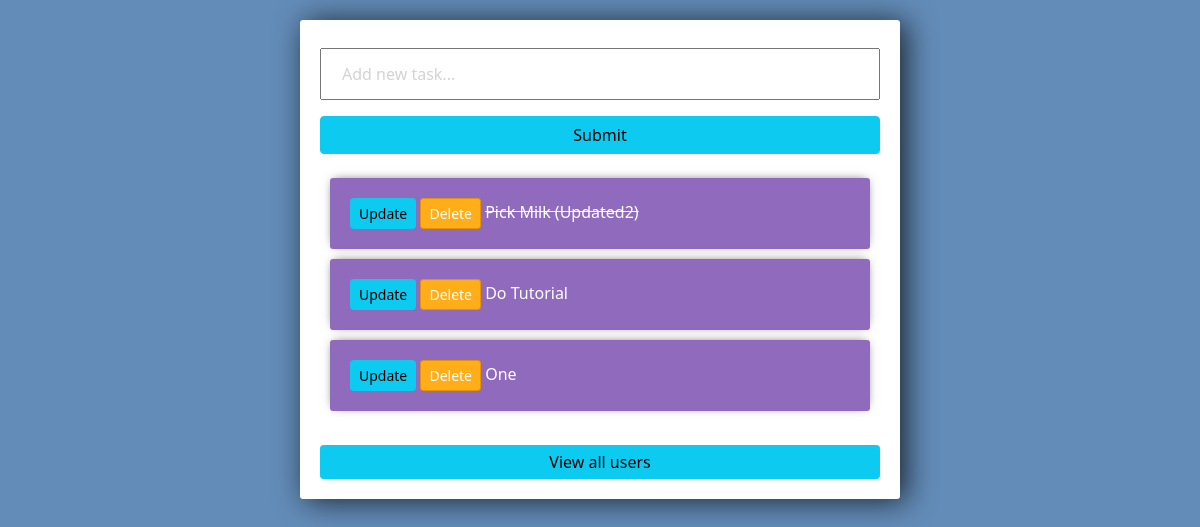
Before: / with the older database file.
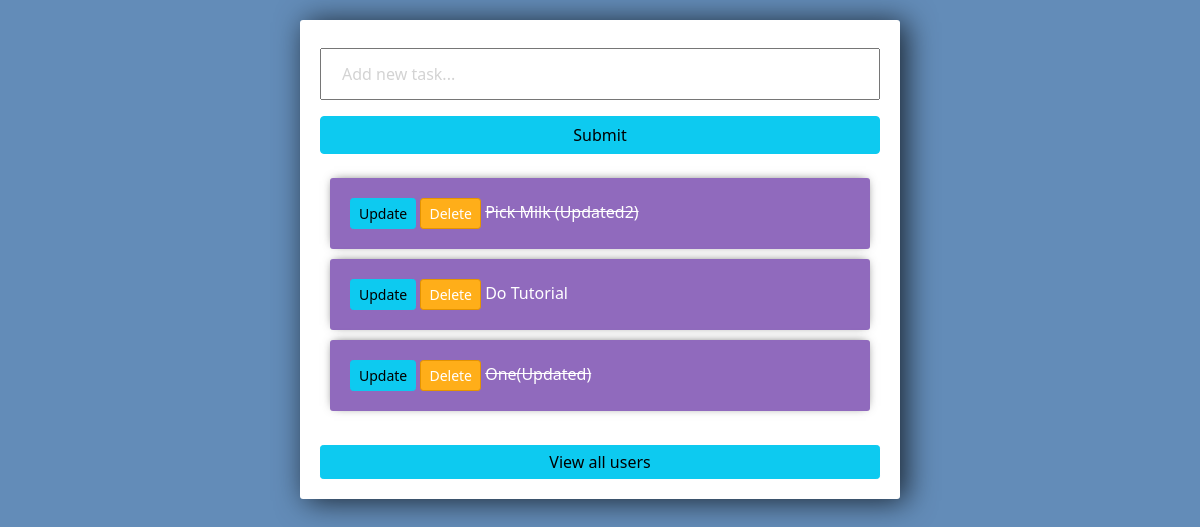
After: the same page with the newer database file.
### tasks/models.py (models this page shows)
class Task(models.Model):
    title = models.CharField(max_length=200)
    complete = models.BooleanField(default=False)
    created = models.DateTimeField(auto_now_add=True)
    def __str__(self):
        return self.title

### tasks/views.py (the view)
# urls.py: path('', views.index, name="list"),
def index(request):
    tasks = Task.objects.all()
    form = TaskForm()
    if request.method == 'POST':
        form = TaskForm(request.POST)
        if form.is_valid():
            form.save()
        return redirect('/')
    context = {'tasks':tasks, 'form':form}
    return render(request, 'tasks/list.html', context)

### tasks/forms.py
class TaskForm(forms.ModelForm):
    title = forms.CharField(widget = forms.TextInput(attrs={'placeholder':'Add new task...'}))
    class Meta:
        model = Task
        fields = '__all__'

### tasks/templates/tasks/list.html (shortened to what this page needs)
<link href="https://cdn.jsdelivr.net/npm/bootstrap@5.0.0-beta2/dist/css/bootstrap.min.css" rel="stylesheet">
<div class="center-column">
    <form method="POST" action="/">
        {{form.title}}
        <input class="btn btn-info" type="submit" name="Create Task">
    </form>
    <div class="todo-list">
        {% for task in tasks %}
            <div class="item-row">
                <a class="btn btn-sm btn-info" href="{% url 'update_task' task.id %}">Update</a>
                <a class="btn btn-sm btn-danger" href="{% url 'delete' task.id %}">Delete</a>
                {% if task.complete == True %}
                <strike>{{task}}</strike>
                {% else %}
                <span>{{task}}</span>
                {% endif %}
            </div>
        {% endfor %}
    </div>
    <br>
    <a id="viewUsers" class="btn btn-sm btn-info" href="{% url 'view_users' %}">View all users</a>
</div>

### tasks/templates/tasks/list.html (style rules this page uses)
input { width: 100%; padding: 12px 20px; margin: 8px 0; box-sizing: border-box; }
input::placeholder { color: #d3d3d3; }
.center-column { width: 600px; margin: 20px auto; padding: 20px; background-color: #fff; border-radius: 3px; box-shadow: 6px 2px 30px 0px rgba(0,0,0,0.75); }
.item-row { background-color: #906abd; margin: 10px; padding: 20px; border-radius: 3px; color: #fff; font-size: 16px; box-shadow: 0px -1px 10px -4px rgba(0,0,0,0.75); }
.btn-danger { background-color: #ffae19; border-color: #e59400; }
#viewUsers { width: 100%; font-size: 16px; }

Changed rows visible on the page:
removed Task: title "One"
added Task: title "One(Updated)"
